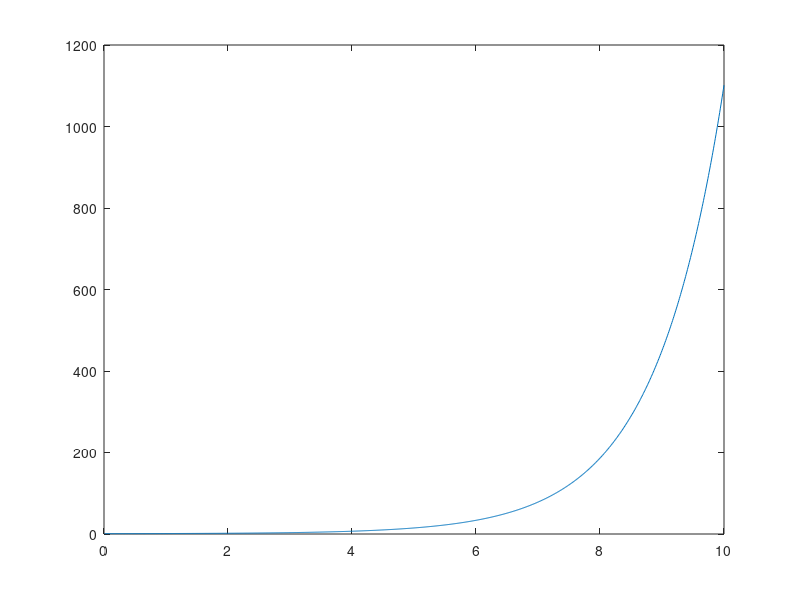

Write MATLAB code to recreate this figure. (Note: this script raises an error after producing the figure.)
dz1 = 5;
dz2 = 15;
z1 = 0;
z2 = 150;
%z2 = 350;

nx  = 20;
%ds1 = 1/nx * 0.5;
%ds2 = 1/nx * 1.5;
ds1 = dz1/(z2-z1);
ds2 = dz2/(z2-z1);

A = sqrt(ds2)/sqrt(ds1);
B = 1/nx/sqrt(ds1*ds2);

x=[1:1000]*0.01;
figure
plot(x, sinh(x)./x );
%plot(x, sinh(x)./x -B);
disp('pause');
pause

delt = fzero( @(x) sinh(x)/x-B ,1e-10)
%delt = fzero( @(x) sinh(x)/x-B ,1)

for n = 1 : (nx + 1)
   u = 0.5*( 1 + tanh(delt *( (n-1)/nx - 0.5 )) / tanh(delt/2) );
   s(n) = u / ( A + (1-A)*u );
end

for n = 1 : (nx + 1)
    z(n) = z1 + (z2-z1) * s(n);
end


